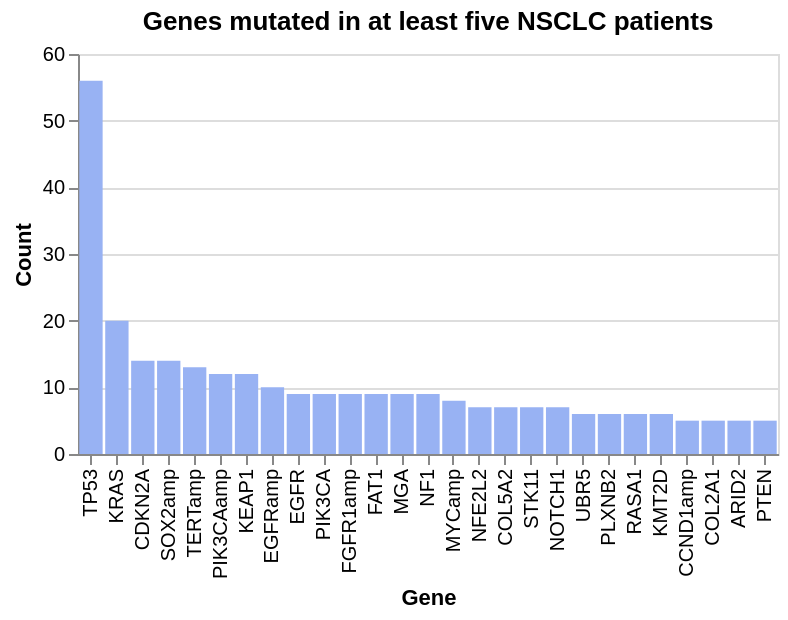

This figure's notebook cell:
### Code cell
stats, mutations = analyze_data(lung)
df = {'Gene': [], 'Count': []}
for key, value in mutations.items():
    df['Gene'].append(key)
    df['Count'].append(value)
df = pd.DataFrame.from_dict(df)
df.sort_values(by='Count', ascending=False, inplace=True)

chart = alt.Chart(df[df['Count'] >= 5], title='Genes mutated in at least five NSCLC patients').mark_bar(color='#98b2f3').encode(
    x=alt.X('Gene:O', sort='-y'),
    y='Count'
).properties(
    height=200,
    width=350
)
chart.show()
chart.save('result_data/lung_gene_counts_geq_5_patients.html')

### Figure 1 — Vega-Lite specification as saved in the notebook (floating-point values rounded to 4 significant figures)
{"config": {"view": {"continuousWidth": 300, "continuousHeight": 300}}, "data": {"name": "data-fe350f1831df77a221e5bf1405c56c10"}, "mark": {"type": "bar", "color": "#98b2f3"}, "encoding": {"x": {"field": "Gene", "sort": "-y", "type": "ordinal"}, "y": {"field": "Count", "type": "quantitative"}}, "height": 200, "title": "Genes mutated in at least five NSCLC patients", "width": 350, "$schema": "https://vega.github.io/schema/vega-lite/v5.20.1.json", "datasets": {"data-fe350f1831df77a221e5bf1405c56c10": [{"Gene": "TP53", "Count": 56}, {"Gene": "KRAS", "Count": 20}, {"Gene": "CDKN2A", "Count": 14}, {"Gene": "SOX2amp", "Count": 14}, {"Gene": "TERTamp", "Count": 13}, {"Gene": "PIK3CAamp", "Count": 12}, {"Gene": "KEAP1", "Count": 12}, {"Gene": "EGFRamp", "Count": 10}, {"Gene": "EGFR", "Count": 9}, {"Gene": "PIK3CA", "Count": 9}, {"Gene": "FGFR1amp", "Count": 9}, {"Gene": "FAT1", "Count": 9}, {"Gene": "MGA", "Count": 9}, {"Gene": "NF1", "Count": 9}, {"Gene": "MYCamp", "Count": 8}, {"Gene": "NFE2L2", "Count": 7}, {"Gene": "COL5A2", "Count": 7}, {"Gene": "STK11", "Count": 7}, {"Gene": "NOTCH1", "Count": 7}, {"Gene": "UBR5", "Count": 6}, {"Gene": "PLXNB2", "Count": 6}, {"Gene": "RASA1", "Count": 6}, {"Gene": "KMT2D", "Count": 6}, {"Gene": "CCND1amp", "Count": 5}, {"Gene": "COL2A1", "Count": 5}, {"Gene": "ARID2", "Count": 5}, {"Gene": "PTEN", "Count": 5}]}}
